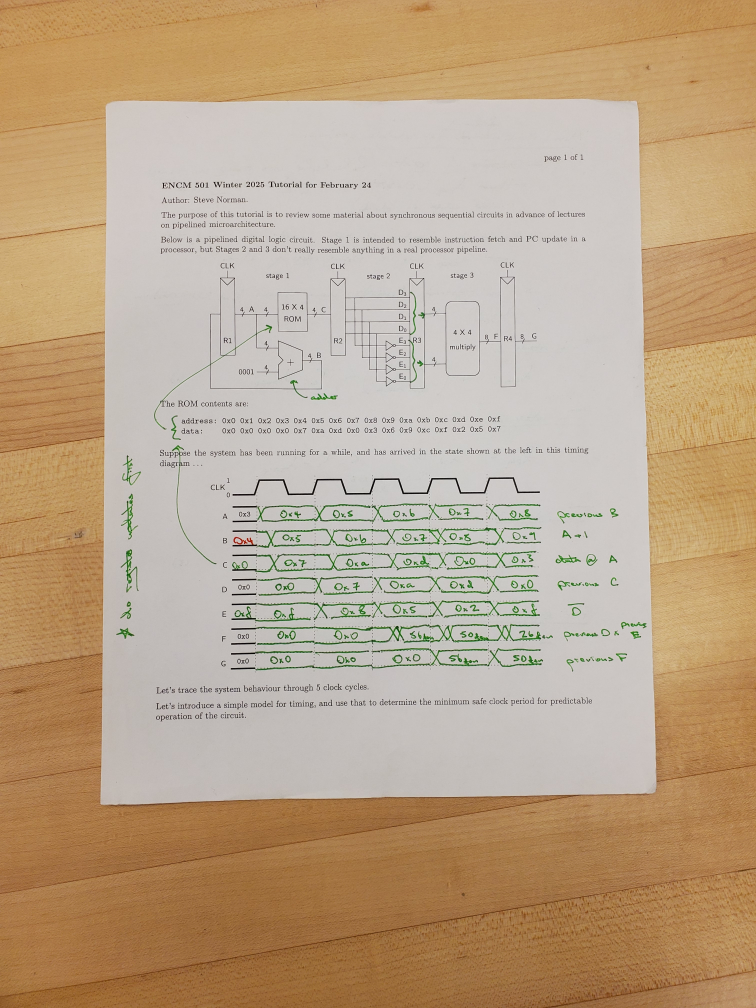
#> input picture test_data/lines_in_background.jpg, 3024 x 4032 px (shown at 1/4 size)
$ python line_and_corner_detection.py
#> lines starting #> are read from the running program, lines starting #| are printed output that depends on the picture; after the words box and inside, x2 and y2 are one past the last pixel; in counts of white or black regions, pixels touching at a corner belong together
import numpy as np
import cv2 as cv
from matplotlib import pyplot as plt
import math

# Images that currently work:
filename = 'test_data/lines_in_background.jpg'
# [7 lines of commented-out code are left out]

img = cv.imread(filename)
#> img is the input picture: shape (4032, 3024, 3); mean B, G, R 136.4, 164.5, 187.8
img = cv.cvtColor(img, cv.COLOR_BGR2RGB)
img_gray = cv.cvtColor(img,cv.COLOR_BGR2GRAY)


GAUSSIAN_KERNEL_SIZE = (15,15)
GAUSSIAN_SIGMA = 3
img_blurred = cv.GaussianBlur(
    src=img_gray,
    ksize=GAUSSIAN_KERNEL_SIZE,
    sigmaX=GAUSSIAN_SIGMA,
    sigmaY=GAUSSIAN_SIGMA
)
img_bilateral = cv.bilateralFilter(img_blurred, 10, 75, 75)
THRESHOLD = 182
_, initial_thresholded =  cv.threshold(img_bilateral,THRESHOLD,255,cv.THRESH_TOZERO)
# Apply Sobel filters to detect long gradients (edges) along X and Y axes
sobel_x = cv.Sobel(initial_thresholded, cv.CV_64F, 1, 0, ksize=5)
sobel_y = cv.Sobel(initial_thresholded, cv.CV_64F, 0, 1, ksize=5)
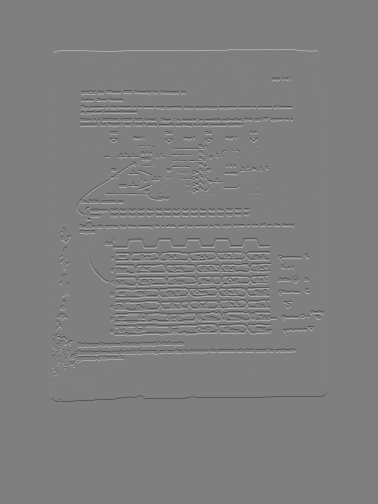
#> sobel_y: shape (4032, 3024) float64 (shown at 1/8 size); min -9424, max 9398, mean 0; drawn with min black and max white

# Combine the gradients and convert to 8-bit
sobel_combined = cv.magnitude(sobel_x, sobel_y)
sobel_combined = np.uint8(sobel_combined)
_,sobel_thresholded = cv.threshold(sobel_combined,0,255,cv.THRESH_BINARY+cv.THRESH_OTSU)
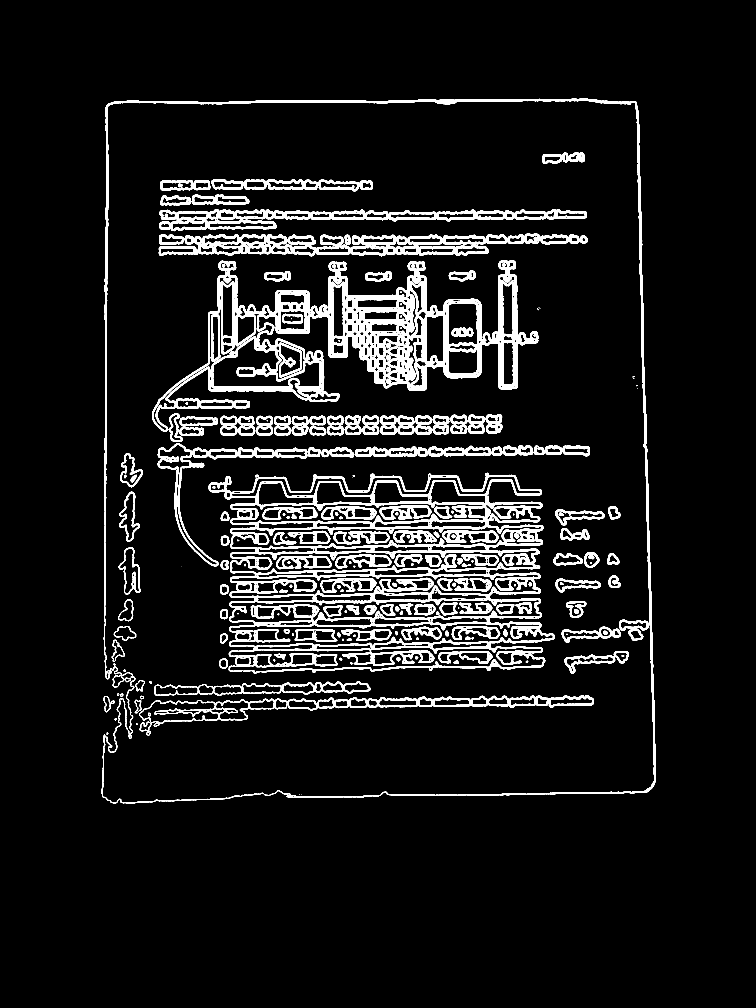
#> sobel_thresholded: shape (4032, 3024) (shown at 1/4 size); 5.9% white in thin lines or dots, all inside (x1, y1, x2, y2) = (407, 395, 2622, 3213)

# Apply a closing operation to close gaps in the edges (reinforces long lines)
kernel = cv.getStructuringElement(cv.MORPH_RECT, (5, 5))
closed = cv.morphologyEx(sobel_thresholded, cv.MORPH_CLOSE, kernel)
#> closed: shape (4032, 3024); 8% white; 163 white regions (13 under 20 px), largest, box (x1, y1, x2, y2) and area: (834, 1891, 2219, 2696) 244142, (608, 1041, 2154, 1768) 231979, (407, 395, 2622, 3213) 73608

# Apply Canny edge detection: Adjust thresholds to ignore weaker text edges
edges = cv.Canny(closed, 10, 75)
#> edges: shape (4032, 3024); 1.8% white in thin lines or dots, all inside (x1, y1, x2, y2) = (406, 394, 2622, 3213)
edges_dilate = cv.morphologyEx(edges, cv.MORPH_DILATE, kernel)
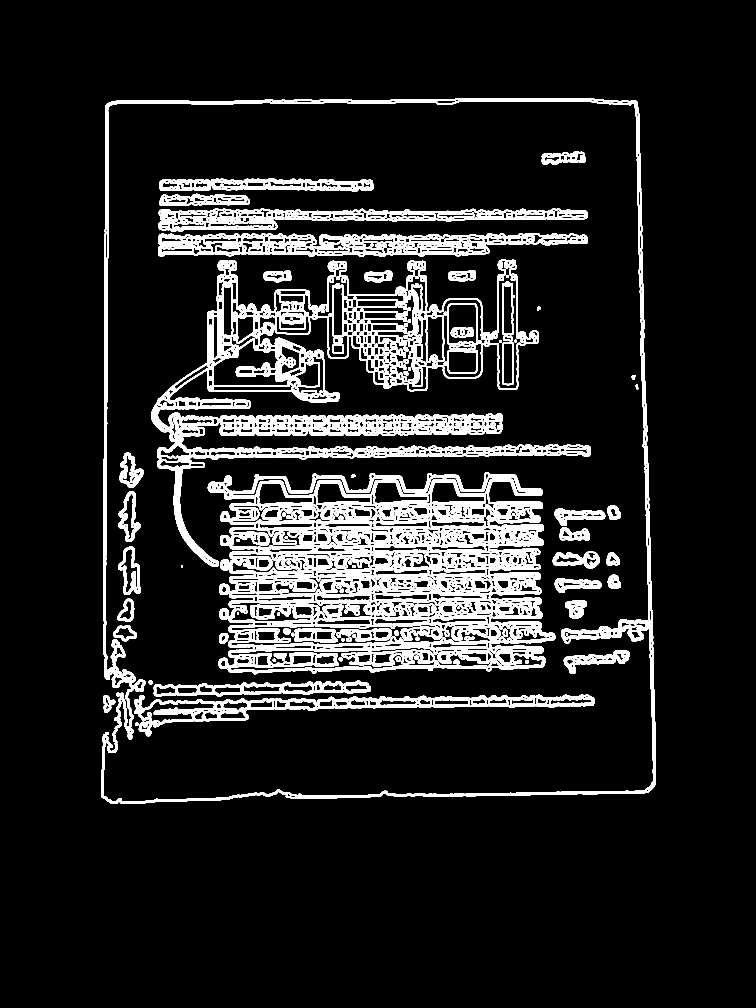
#> edges_dilate: shape (4032, 3024) (shown at 1/4 size); 9.9% white; 370 white regions, largest, box (x1, y1, x2, y2) and area: (831, 1889, 2221, 2698) 411141, (605, 1039, 2362, 2268) 159101, (404, 392, 2624, 3215) 123243
# Iteratively find hough line transform threshold
lines = None
hough_thresh = 1500
MINIMUM_LINES = 40
LEARNING_RATE = 8
while True:
    # Use Hough Line Transform to detect long straight lines
    lines = cv.HoughLines(edges_dilate, 1, np.pi / 180, threshold=hough_thresh)
    num_lines = 0
    if lines is not None:
        num_lines = len(lines)
        print("found", str(num_lines), "lines using thresh:", str(hough_thresh))
        num_more_lines_req = MINIMUM_LINES - num_lines
        if num_more_lines_req <= 0:
            break
        else:
            delta = LEARNING_RATE * num_more_lines_req
            hough_thresh -= delta
#> this loop made 2 passes
#> (num_lines, num_more_lines_req, delta, hough_thresh) on pass 1: (11, 29, 232, 1268)
#> (printed output is left out)
#> after the loop, hough_thresh = 1268


line_mask = np.zeros_like(edges_dilate)
mask_h, mask_w = line_mask.shape
# Draw the lines
if lines is not None:
    for i in range(0, len(lines)):
        rho = lines[i][0][0]
        theta = lines[i][0][1]
        a = math.cos(theta)
        b = math.sin(theta)
        x0 = a * rho
        y0 = b * rho
        pt1 = (int(x0 + mask_w*(-b)), int(y0 + mask_h*(a)))
        pt2 = (int(x0 - mask_w*(-b)), int(y0 - mask_h*(a)))
        cv.line(line_mask, pt1, pt2, (255,255,255), 3, cv.LINE_AA)
#> this loop made 46 passes
#> (rho, theta, a, b, x0, y0, pt1, pt2) on passes 1 to 6: (421, 0, 1, 0, 421, 0, (421, 4032), (421, -4032)), (418, 0, 1, 0, 418, 0, (418, 4032), (418, -4032)), (3209, 1.55, 0.0175, 1, 56, 3208.5, (-2967, 3278), (3079, 3138)), (424, 0, 1, 0, 424, 0, (424, 4032), (424, -4032)), (2852, 1.55, 0.0175, 1, 49.77, 2851.6, (-2973, 2921), (3073, 2781)), (2855, 1.55, 0.0175, 1, 49.83, 2854.6, (-2973, 2924), (3073, 2784))
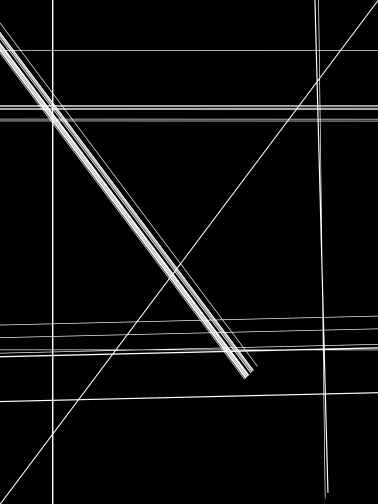
#> line_mask: shape (4032, 3024) (shown at 1/8 size); min 0, max 255, mean 13

# Combine the original edges and the line mask to emphasize straight lines
combined_edges = cv.bitwise_or(edges_dilate, line_mask)

lines_blurred = cv.GaussianBlur(src=line_mask, ksize = (7,7), sigmaX=3, sigmaY=3)
corner_response = cv.cornerHarris(np.float32(lines_blurred),45,5,0.2)
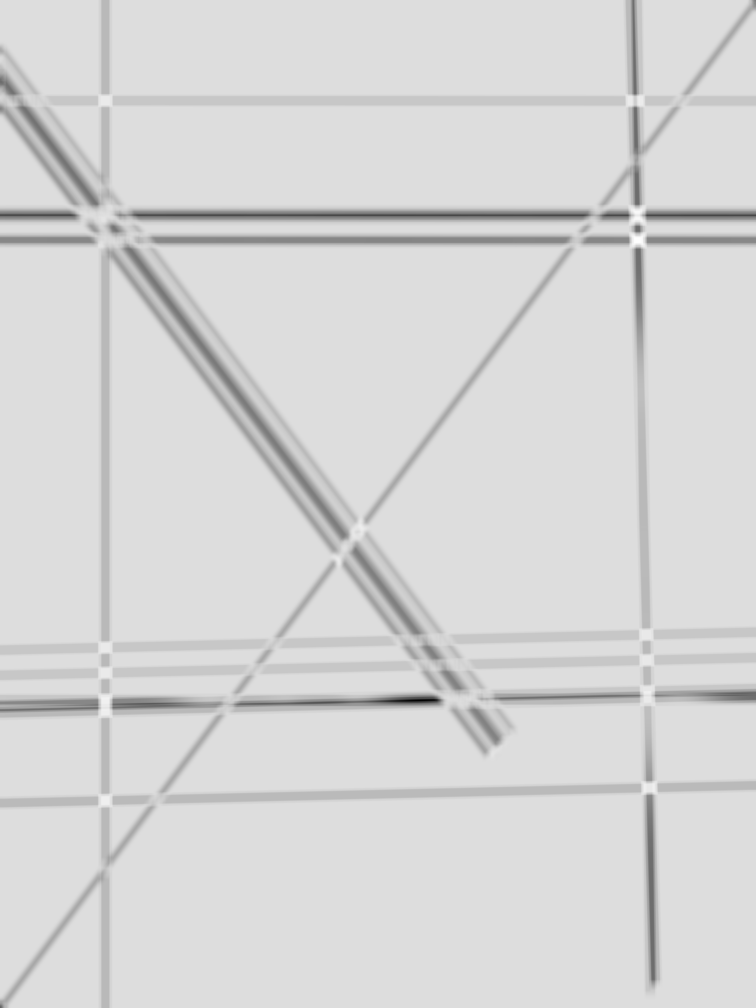
#> corner_response: shape (4032, 3024) float32 (shown at 1/4 size); min -722052352, max 110003488, mean -22846738; drawn with min black and max white

#result is dilated for marking the corners, not important
corner_response = cv.morphologyEx(corner_response, cv.MORPH_OPEN, kernel, iterations=4)

# Threshold for an optimal value, it may vary depending on the image.
im_copy = img.copy()
im_copy[corner_response>0.01*corner_response.max()]=[255,0,0]

corner_points = np.argwhere(corner_response>0.01*corner_response.max())
#> corner_points = 32998 pairs, first value 379 to 3225, second value 394 to 2626
if corner_points is not None:
    hull = cv.convexHull(corner_points)
#> hull = [[3225, 446], [3169, 2626], [3132, 2626], [379, 2577], [379, 2559], [382, 394], [2711, 394], [3225, 396]]
    if hull is not None:
        hull = hull.reshape(-1, 2)
        for point in hull:
            y = point[0]
            x = point[1]
            cv.circle(im_copy, (int(x), int(y)), 40, (0, 255, 0), -1)
#> this loop made 8 passes

def draw_on_axis(ax, image, title):
    ax.imshow(image, cmap="gray")
    ax.set_title(title)

fig, axes = plt.subplots(2, 4, figsize=(15,8))
draw_on_axis(axes[0,0], img, "original")
draw_on_axis(axes[0,1], initial_thresholded, "blurred thresholded")
draw_on_axis(axes[0,2], sobel_combined, "sobel")
draw_on_axis(axes[0,3], sobel_thresholded, "sobel thresholded")
draw_on_axis(axes[1,0], closed, "closed")
draw_on_axis(axes[1,1], edges_dilate, "dilated edges")
draw_on_axis(axes[1,2], line_mask, "Detected lines")
draw_on_axis(axes[1,3], im_copy, "corners?")
plt.tight_layout()
plt.show()

$ run again, with test_data/perpendicular.jpg copied over test_data/lines_in_background.jpg
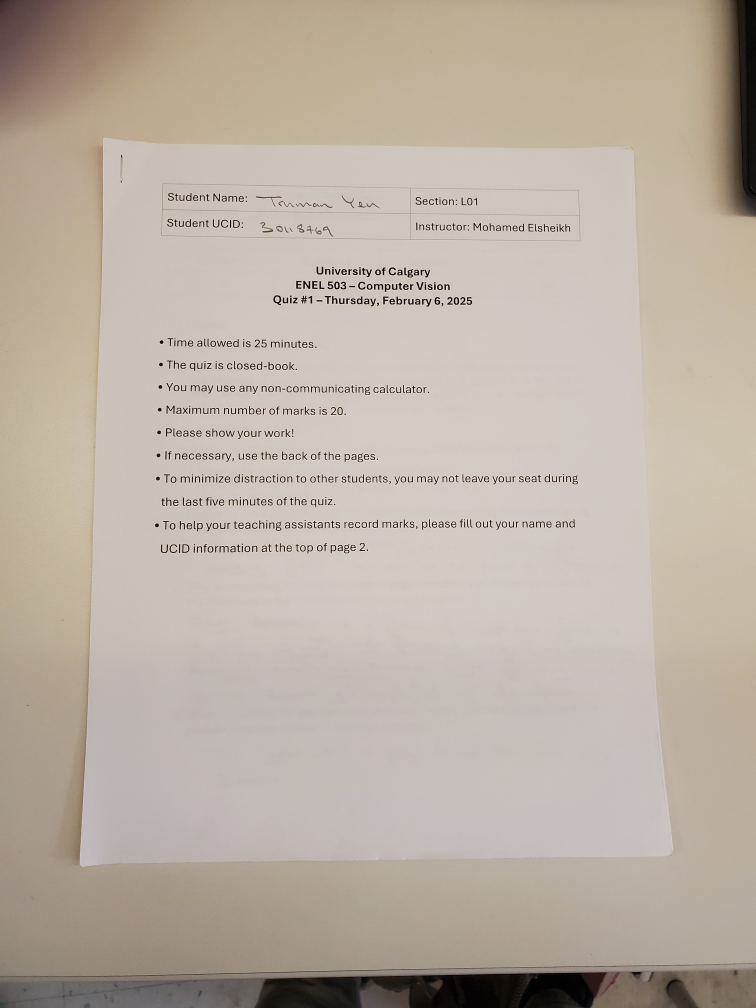
#> input picture test_data/perpendicular.jpg, 3024 x 4032 px (shown at 1/4 size)
#> img is the input picture: shape (4032, 3024, 3); mean B, G, R 163.8, 175.8, 187.1
#> `_,sobel_thresholded = cv.threshold(sobel_combined,0,255,cv.THRESH_BINA..`:
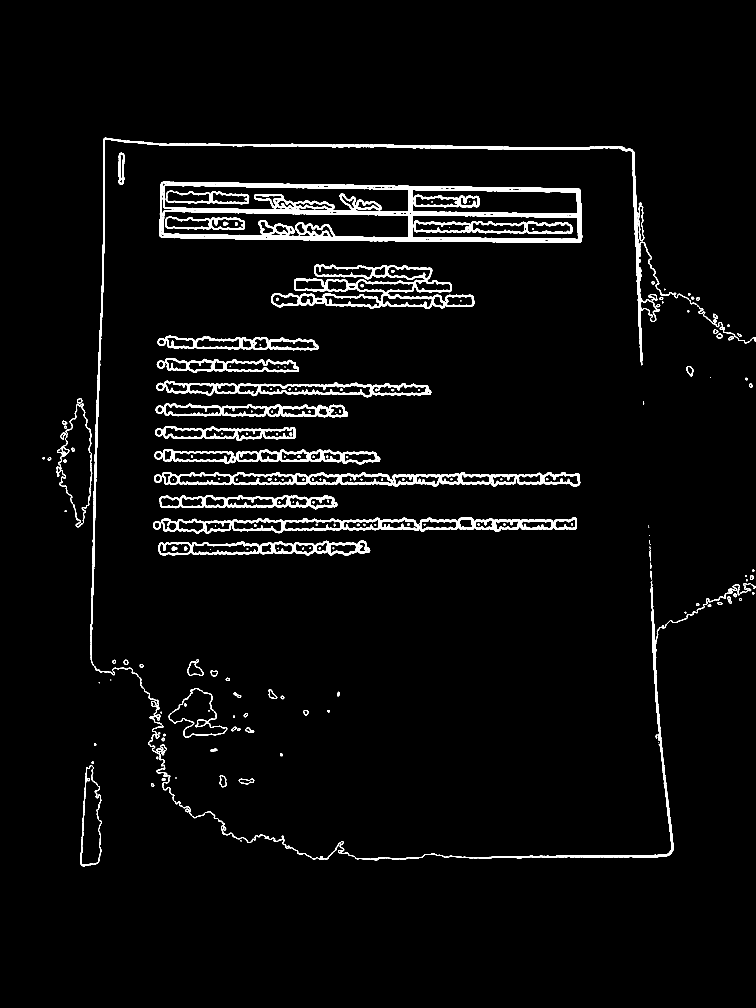
#> sobel_thresholded: shape (4032, 3024) (shown at 1/4 size); 2.9% white; 587 white regions (293 under 20 px), largest, box (x1, y1, x2, y2) and area: (638, 726, 2329, 972) 76381, (362, 551, 2640, 2683) 38218, (1391, 2323, 2771, 3441) 15111
#> closed: shape (4032, 3024); 3.7% white; 166 white regions (18 under 20 px), largest, box (x1, y1, x2, y2) and area: (638, 726, 2329, 972) 131497, (362, 551, 3024, 3441) 79550, (616, 1888, 2321, 1946) 33535
#> edges: shape (4032, 3024); 0.94% white in thin lines or dots, all inside (x1, y1, x2, y2) = (169, 550, 3024, 3465)
#> edges_dilate: shape (4032, 3024); 5.2% white; 149 white regions, largest, box (x1, y1, x2, y2) and area: (359, 548, 3024, 3443) 127749, (635, 723, 2331, 974) 123614, (1081, 1055, 1900, 1238) 51886
#> the loop `while True:` made 4 passes
#> (num_lines, num_more_lines_req, delta, hough_thresh) on passes 1 to 3: (8, 32, 256, 1244), (16, 24, 192, 1052), (28, 12, 96, 956)
#> (printed output is left out)
#> after the loop `while True:`: hough_thresh = 956
#> the loop `for i in range(0, len(lines)):` made 42 passes
#> (rho, theta, a, b, x0, y0, pt1, pt2) on passes 1 to 6: (450, 0.0349, 0.999, 0.0349, 449.7, 15.7, (344, 4045), (555, -4013)), (714, 1.59, -0.0175, 1, -12.46, 713.9, (-3036, 643), (3011, 784)), (730, 1.59, -0.0175, 1, -12.74, 729.9, (-3036, 659), (3010, 800)), (444, 0.0349, 0.999, 0.0349, 443.7, 15.5, (338, 4045), (549, -4014)), (1936, 1.57, -4.37e-08, 1, -8.46e-05, 1936, (-3024, 1935), (3023, 1936)), (1898, 1.57, -4.37e-08, 1, -8.3e-05, 1898, (-3024, 1897), (3023, 1898))
#> `corner_response = cv.cornerHarris(np.float32(lines_blurred),45,5,0.2)`:
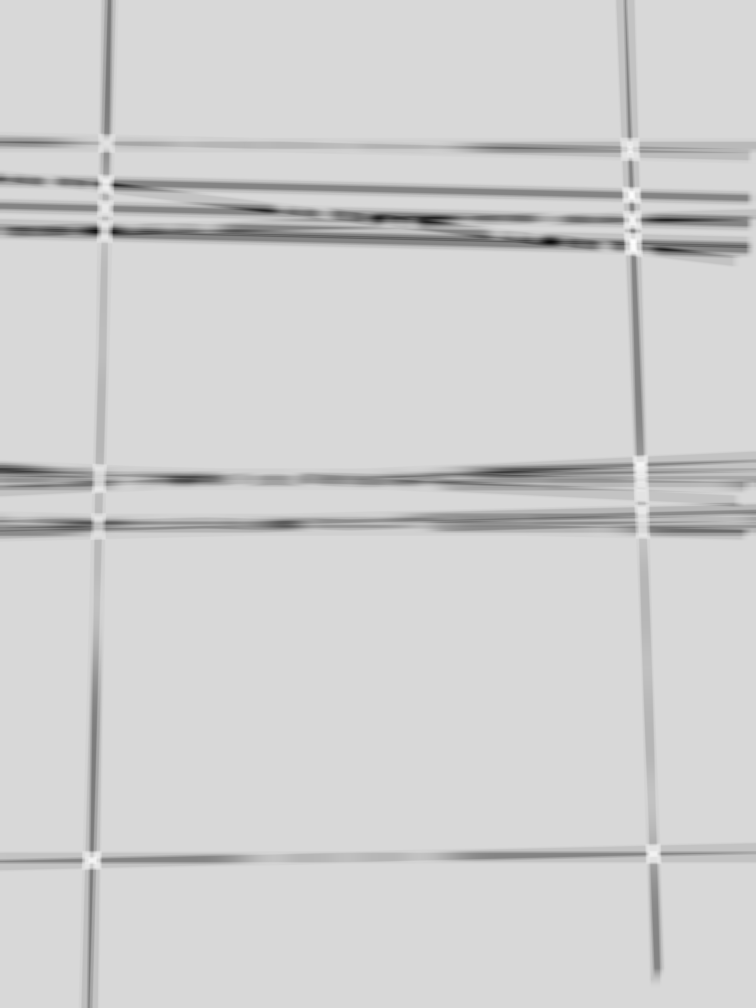
#> corner_response: shape (4032, 3024) float32 (shown at 1/4 size); min -722406592, max 127312096, mean -25810272; drawn with min black and max white
#> corner_points = 46361 pairs, first value 552 to 3476, second value 330 to 2642
#> `hull = cv.convexHull(corner_points)`: hull = contour of 14 points, box (x1, y1, x2, y2) (552, 330, 3477, 2643), area 6487296
#> `hull = hull.reshape(-1, 2)`: hull = 14 rows, first 8: [3476, 403], [3449, 2601], [3448, 2642], [3428, 2642], [932, 2566], [552, 2553], [552, 2486], [559, 421]
#> the loop `for point in hull:` made 14 passes
